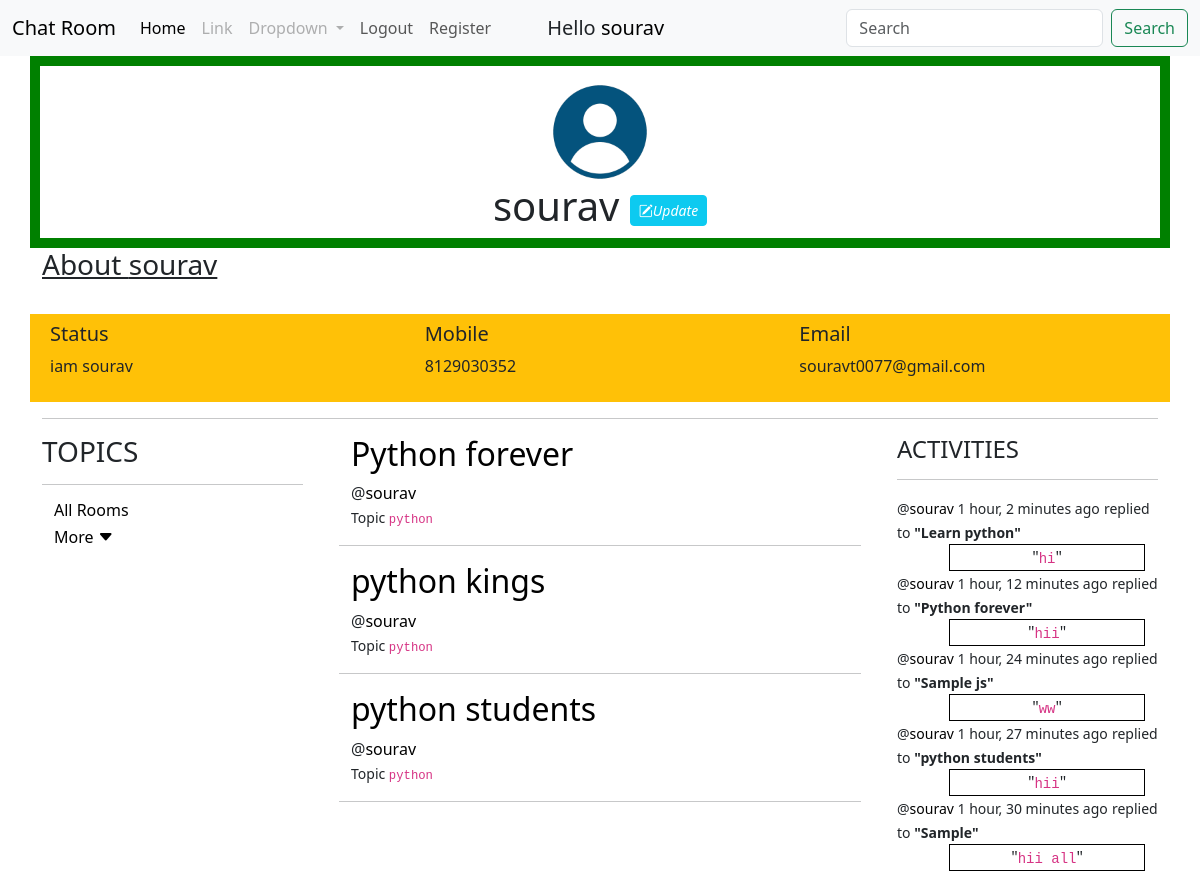
Screenshot of /usersprofile/1/ (signed in) with the database file from the repository.
### user/models.py (models this page shows)
class User(AbstractUser):
    email=models.EmailField(unique=True,null=True)
    bio=models.TextField(null=True)
    mobile=models.CharField(max_length=10,null=True)
    avatar=models.ImageField(null=True,default='default_user.png')
    def __str__(self):
        return self.username
    USERNAME_FIELD='email'
    REQUIRED_FIELDS=[]

### base/models.py (models this page shows)
class Room(models.Model):
    host=models.ForeignKey(User,on_delete=models.SET_NULL,null=True)
    topic=models.ForeignKey(Topic,on_delete=models.SET_NULL,null=True)
    name=models.CharField(max_length=255)
    description=models.TextField(null=True,blank=True)
    updated=models.DateTimeField(auto_now=True)
    created=models.DateTimeField(auto_now_add=True)
    participants=models.ManyToManyField(User,related_name='participants',blank=True)
    class Meta:
        ordering=['-created',]
    def __str__(self):
        return self.name

class Topic(models.Model):
    name=models.CharField(max_length=200,null=True)
    def __str__(self):
        return self.name

class Messages(models.Model):
    user=models.ForeignKey(User,on_delete=models.CASCADE)
    room=models.ForeignKey(Room,on_delete=models.CASCADE)
    body=models.TextField()
    updated=models.DateTimeField(auto_now=True)
    created=models.DateTimeField(auto_now_add=True)
    class Meta:
        ordering=['-created']
    def __str__(self):
        return self.body[0:50]

### base/views.py (the view)
# urls.py: path('usersprofile/<str:pk>/',views.userProfile,name='userprofile'),
@login_required(login_url='login')
def userProfile(request,pk):
    users=User.objects.get(id=pk)
    rooms=users.room_set.all()
    rooms_count=rooms.count()
    room_messages=users.messages_set.all()[:5]
    context={'users':users,'rooms':rooms,'room_messages':room_messages,'rooms_count':rooms_count}
    return render(request,'userprofile.html',context)

### base/templates/userprofile.html (shortened to what this page needs)
{% extends 'main.html' %}
{% block content %}
<div class='container-sm text-center pt-3' id='head'>
    <div>
        <img id='img' src={{users.avatar.url}} height='100' weight='100'  / >
    </div>
    <h1>{{users.username}}
    {% if request.user.username == users.username %}
    <a class='btn btn-sm text-white btn-info' href={% url 'updateuser' %}><i class="bi bi-pencil-square">Update</i></a>
    {% endif %}</h1>
</div>
<div class='container-sm'>
    <h3><u>About {{users.username}}</u></h3>
    <br>
    <div class='row bg-warning p-2'>
        <div class='col-4 container-sm'>
            <h5>Status</h5>
    <p>{{users.bio}}</p>
        </div>
        <div class='col-4 container-sm'>
            <h5>Mobile</h5>
    <p>{{users.mobile}}</p>
        </div>
        <div class='col-4 container-sm'>
            <h5>Email</h5>
            <p>{{users.email}}</p>
        </div>
    </div>
    <hr>
    <div class='row'>
        <div class='col-3'>
            {% include 'topic_component.html' %}
        </div>
        <div class='col-6'>
            <div class='container-sm'>
                {% for room in rooms  %}
                    <div class='container-sm'>
                        <h2><a id='a' href={% url 'rooms' room.id %}>{{room.name}}</a></h2>
                        <span >@<a href={% url 'userprofile' room.host.id %}>{{room.host}}</a></span>
                        <br>
                        <small >Topic <code>{{room.topic}}</code></small>
                    </div>
                    <hr>
                {% endfor %}
            </div>
        </div>
        <div class='col-3'>
            {% include 'activity_component.html' %}
        </div>
    </div>
</div>
{% endblock content %}

### templates/navbar.html (shortened to what this page needs)
<nav class="navbar navbar-expand-lg bg-body-tertiary">
    <div class="container-fluid">
      <a class="navbar-brand" href="/">Chat Room</a>
      <div class="collapse navbar-collapse" id="navbarSupportedContent">
        <ul class="navbar-nav me-auto mb-2 mb-lg-0">
          <li class="nav-item">
            <a class="nav-link active" aria-current="page" href="/">Home</a>
          </li>
          <li class="nav-item">
            <a class="nav-link disabled" href="#">Link</a>
          </li>
          <li class="nav-item dropdown ">
            <a class="disabled nav-link dropdown-toggle" href="#" role="button" data-bs-toggle="dropdown" aria-expanded="false">
              Dropdown
            </a>
          </li>
          {% if request.user.is_authenticated %}
          <li class="nav-item">
            <a class="nav-link" href={% url 'logout' %}>Logout</a>
          </li>
          {% else %}
          <li class="nav-item">
            <a class="nav-link" href={% url 'login' %}>Login</a>
          </li>
          {% endif %}
          <li class="nav-item">
            <a class="nav-link" href={% url 'register' %}>Register</a>
          </li>
          <li class="nav-item mx-5 mt-2">
            {% if request.user.is_authenticated %}
            <h5>Hello <a href={% url 'userprofile' user.id %}>{{request.user}}</a></h5>
            {% endif %}
          </li>
        </ul>
        <form class="d-flex" role="search" method='GET' action={% url 'home' %}>
          <input class="form-control me-2" type="search" placeholder="Search" aria-label="Search" name='q'>
          <button class="btn btn-outline-success" type="submit">Search</button>
      </div>
    </div>
  </nav>

### base/templates/activity_component.html
<h4>ACTIVITIES</h4>
            <hr>
            {% if request.user.is_authenticated %}
                {% for message in room_messages %}
                    <div>
                        <small>@<a href={% url 'userprofile' message.user.id %}>{{message.user}}</a> {{message.created|timesince}} ago</small>
                        <small>replied to <b>"{{message.room}}"</b></small>
                        <div class='col-9 text-center' id='replied'>"<code>{{message}}</code>"</div>
                    </div>
                {% endfor %}
            {% endif %}

### base/templates/userprofile.html (style rules this page uses)
a { text-decoration:none; color:black; }
#replied { border:1px solid black; margin-right:20%; margin-left:20%; }
#head { border:10px solid green; }
#img { border-radious:50%; }

### rows the page displays
User: user "sourav", avatar (placeholder picture), username "sourav", bio "iam sourav", mobile "8129030352", email "souravt0077@gmail.com"
Room: name "Python forever", host "sourav", topic "python"
Room: name "python kings", host "sourav", topic "python"
Room: name "python students", host "sourav", topic "python"
Messages: user "sourav", created "1 hour, 2 minutes", room "Learn python", body "hi"
Messages: user "sourav", created "1 hour, 12 minutes", room "Python forever", body "hii"
Messages: user "sourav", created "1 hour, 24 minutes", room "Sample js", body "ww"
Messages: user "sourav", created "1 hour, 27 minutes", room "python students", body "hii"
Messages: user "sourav", created "1 hour, 30 minutes", room "Sample", body "hii all"
